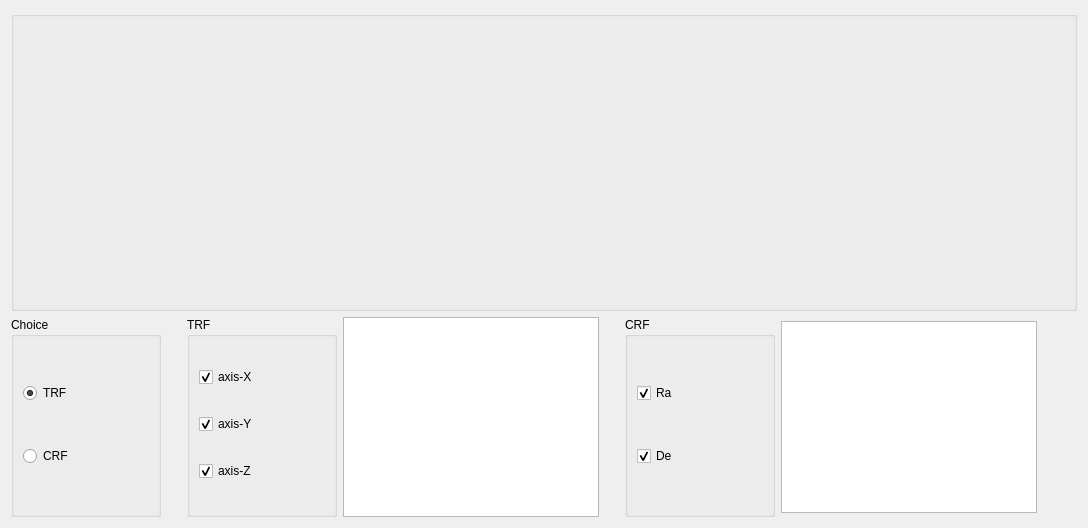
      <widget class="QWidget" name="page_plot_glob_station">
       <layout class="QVBoxLayout" name="verticalLayout_64">
        <item>
         <widget class="QGroupBox" name="groupBox_plot_glob">
          <property name="sizePolicy">
           <sizepolicy hsizetype="Preferred" vsizetype="Expanding">
            <horstretch>0</horstretch>
            <verstretch>0</verstretch>
           </sizepolicy>
          </property>
          <property name="minimumSize">
           <size>
            <width>0</width>
            <height>300</height>
           </size>
          </property>
          <property name="title">
           <string/>
          </property>
          <layout class="QVBoxLayout" name="verticalLayout_63">
           <item>
            <layout class="QVBoxLayout" name="verticalLayout_plot_glob"/>
           </item>
          </layout>
         </widget>
        </item>
        <item>
         <layout class="QHBoxLayout" name="horizontalLayout_34">
          <item>
           <widget class="QGroupBox" name="groupBox_8">
            <property name="minimumSize">
             <size>
              <width>150</width>
              <height>0</height>
             </size>
            </property>
            <property name="title">
             <string>Choice</string>
            </property>
            <layout class="QVBoxLayout" name="verticalLayout_14">
             <item>
              <widget class="QRadioButton" name="radioButton_glob_trf">
               <property name="text">
                <string>TRF</string>
               </property>
               <property name="checked">
                <bool>true</bool>
               </property>
              </widget>
             </item>
             <item>
              <widget class="QRadioButton" name="radioButton_glob_crf">
               <property name="text">
                <string>CRF</string>
               </property>
              </widget>
             </item>
            </layout>
           </widget>
          </item>
          <item>
           <spacer name="horizontalSpacer_5">
            <property name="orientation">
             <enum>Qt::Horizontal</enum>
            </property>
            <property name="sizeType">
             <enum>QSizePolicy::Fixed</enum>
            </property>
            <property name="sizeHint" stdset="0">
             <size>
              <width>20</width>
              <height>20</height>
             </size>
            </property>
           </spacer>
          </item>
          <item>
           <widget class="QGroupBox" name="groupBox_16">
            <property name="sizePolicy">
             <sizepolicy hsizetype="Fixed" vsizetype="Preferred">
              <horstretch>0</horstretch>
              <verstretch>0</verstretch>
             </sizepolicy>
            </property>
            <property name="minimumSize">
             <size>
              <width>150</width>
              <height>0</height>
             </size>
            </property>
            <property name="title">
             <string>TRF</string>
            </property>
            <layout class="QVBoxLayout" name="verticalLayout_69">
             <item>
              <widget class="QCheckBox" name="checkBox_plot_glob_x">
               <property name="text">
                <string>axis-X</string>
               </property>
               <property name="checked">
                <bool>true</bool>
               </property>
              </widget>
             </item>
             <item>
              <widget class="QCheckBox" name="checkBox_plot_glob_y">
               <property name="text">
                <string>axis-Y</string>
               </property>
               <property name="checked">
                <bool>true</bool>
               </property>
              </widget>
             </item>
             <item>
              <widget class="QCheckBox" name="checkBox_plot_glob_z">
               <property name="text">
                <string>axis-Z</string>
               </property>
               <property name="checked">
                <bool>true</bool>
               </property>
              </widget>
             </item>
            </layout>
           </widget>
          </item>
          <item>
           <widget class="QListWidget" name="listWidget_plot_glob_trf">
            <property name="sizePolicy">
             <sizepolicy hsizetype="Fixed" vsizetype="Fixed">
              <horstretch>0</horstretch>
              <verstretch>0</verstretch>
             </sizepolicy>
            </property>
            <property name="minimumSize">
             <size>
              <width>0</width>
              <height>200</height>
             </size>
            </property>
           </widget>
          </item>
          <item>
           <spacer name="horizontalSpacer_41">
            <property name="orientation">
             <enum>Qt::Horizontal</enum>
            </property>
            <property name="sizeType">
             <enum>QSizePolicy::Fixed</enum>
            </property>
            <property name="sizeHint" stdset="0">
             <size>
              <width>20</width>
              <height>20</height>
             </size>
            </property>
           </spacer>
          </item>
          <item>
           <widget class="QGroupBox" name="groupBox_17">
            <property name="sizePolicy">
             <sizepolicy hsizetype="Fixed" vsizetype="Preferred">
              <horstretch>0</horstretch>
              <verstretch>0</verstretch>
             </sizepolicy>
            </property>
            <property name="minimumSize">
             <size>
              <width>150</width>
              <height>0</height>
             </size>
            </property>
            <property name="title">
             <string>CRF</string>
            </property>
            <layout class="QVBoxLayout" name="verticalLayout_15">
             <item>
              <widget class="QCheckBox" name="checkBox_plot_glob_ra">
               <property name="text">
                <string>Ra</string>
               </property>
               <property name="checked">
                <bool>true</bool>
               </property>
              </widget>
             </item>
             <item>
              <widget class="QCheckBox" name="checkBox_plot_glob_de">
               <property name="text">
                <string>De</string>
               </property>
               <property name="checked">
                <bool>true</bool>
               </property>
              </widget>
             </item>
            </layout>
           </widget>
          </item>
          <item>
           <widget class="QListWidget" name="listWidget_plot_glob_crf">
            <property name="sizePolicy">
             <sizepolicy hsizetype="Fixed" vsizetype="Fixed">
              <horstretch>0</horstretch>
              <verstretch>0</verstretch>
             </sizepolicy>
            </property>
           </widget>
          </item>
          <item>
           <spacer name="horizontalSpacer_18">
            <property name="orientation">
             <enum>Qt::Horizontal</enum>
            </property>
            <property name="sizeHint" stdset="0">
             <size>
              <width>40</width>
              <height>20</height>
             </size>
            </property>
           </spacer>
          </item>
         </layout>
        </item>
       </layout>
      </widget>
